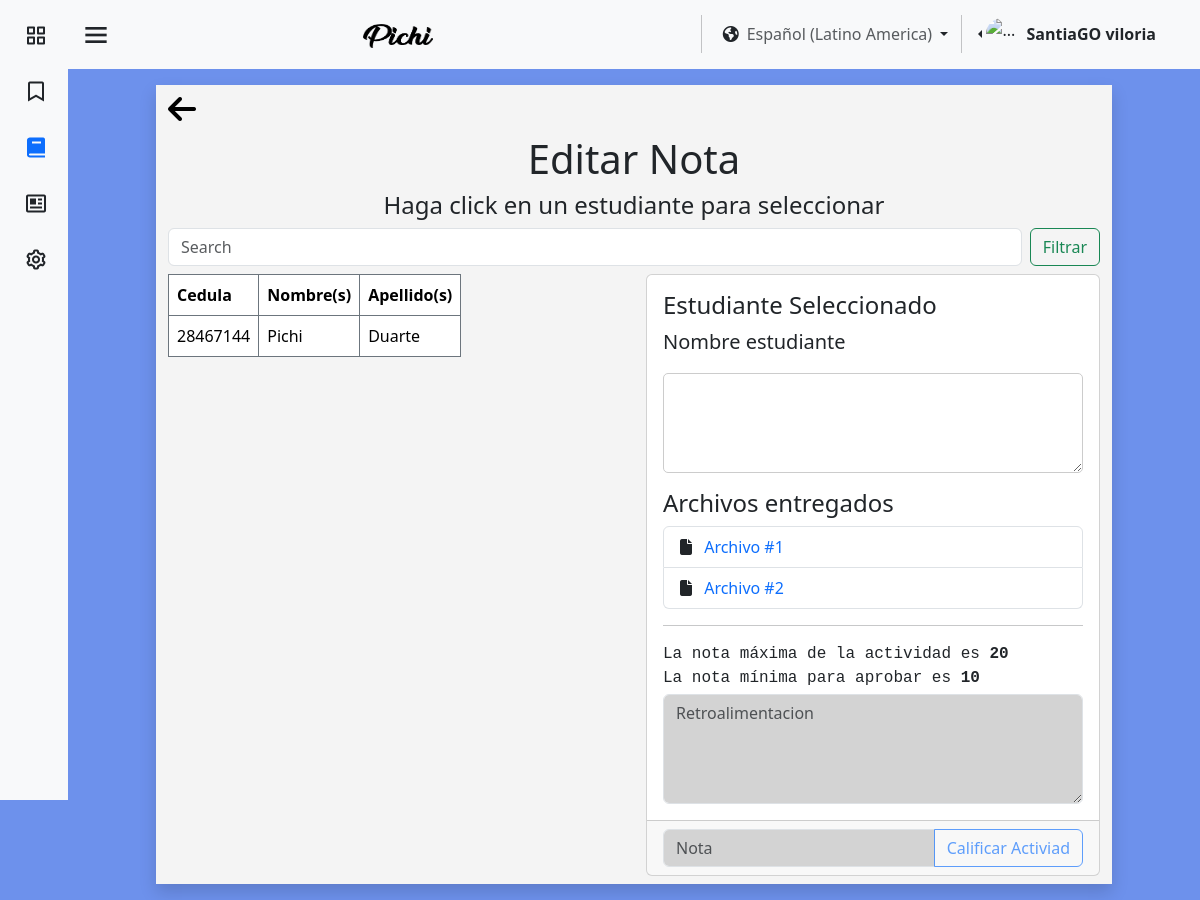
The page /pages/es/editarNota.php?id_act=6&id_cur=Cur_URBE_01 (signed in) on the database its author committed.
### tables this page shows
CREATE TABLE `usuario` (
  `id_user` int(11) NOT NULL,
  `identificacion_user` varchar(11) NOT NULL,
  `nombre_user` varchar(25) NOT NULL,
  `apellido_user` varchar(25) NOT NULL,
  `correo_user` varchar(45) NOT NULL,
  `contrasena_user` varchar(16) NOT NULL,
  `direccion_user` varchar(80) NOT NULL,
  `numero_user` varchar(15) NOT NULL,
  `fecha_nacimiento_user` datetime NOT NULL,
  `Active_online` tinyint(1) NOT NULL,
  `sexo_user` varchar(15) NOT NULL,
  `Empresa_id_empresa` int(11) DEFAULT NULL,
  `rol` tinyint(1) NOT NULL,
  `img_perfil` varchar(255) NOT NULL
);

CREATE TABLE `notas` (
  `idNotas` int(11) NOT NULL,
  `NotaAlumno` float NOT NULL,
  `retroalimentacion` text DEFAULT NULL,
  `Usuario_id_user` int(11) NOT NULL,
  `Cursos_id_cur` varchar(100) NOT NULL,
  `Actividad_id_act` int(11) NOT NULL,
  `Entregas_id_entregas` int(11) NOT NULL
);

CREATE TABLE `actividades` (
  `idActividades` int(11) NOT NULL,
  `Titulo` varchar(45) NOT NULL,
  `ContenidoAcitividad` text NOT NULL,
  `archivosPrincipal` varchar(255) NOT NULL,
  `fechaInicio` timestamp(6) NOT NULL DEFAULT current_timestamp(6) ON UPDATE current_timestamp(6),
  `fechaCulminacion` timestamp(6) NULL DEFAULT NULL,
  `fechaNotificacion` timestamp(6) NULL DEFAULT NULL,
  `pesoArchivo` float NOT NULL,
  `notaMaxima` float NOT NULL,
  `notaMinima` float NOT NULL,
  `visible` tinyint(1) NOT NULL,
  `activarPorcentaje` tinyint(1) NOT NULL,
  `Porcentaje` int(3) DEFAULT NULL,
  `archivosAdicional` varchar(255) DEFAULT NULL,
  `idCurso_id_cur` varchar(100) NOT NULL
);

### pages/es/editarNota.php (the view, shortened to what this page needs)
<?php
require "../../assests/php/LoginBD.php";
if (isset($_SESSION['id_user'])) {
    $usuarios1 = $_SESSION['id_user'];
    $conexion1 = mysqli_query($mysqli, "SELECT Empresa_id_empresa, rol, nombre_user, apellido_user FROM usuario WHERE id_user = '$usuarios1'");
    if (mysqli_num_rows($conexion1) > 0) {
        $datos = mysqli_fetch_assoc($conexion1);
        $rol = $datos['rol'];
        $nombreUsuario = $datos['nombre_user'];
        $apellidoUsuario = $datos['apellido_user'];
    }
}
if (isset($_GET['id_cur']) && isset($_GET['id_act'])) {
    $id_curso_seleccionado = $_GET['id_cur'];
    $id_act_seleccionado = $_GET['id_act'];
    $consultaActividad = mysqli_query($mysqli, "SELECT notaMaxima, notaMinima FROM actividades WHERE idActividades = '$id_act_seleccionado'");
    if (mysqli_num_rows($consultaActividad) > 0) {
        $datosActividad = mysqli_fetch_assoc($consultaActividad);
    }
    $consultaNotas = mysqli_query($mysqli, "SELECT n.idNotas, n.notaAlumno, n.retroalimentacion,
                                                u.identificacion_user, u.nombre_user, u.apellido_user,
                                                e.texto_entrega, e.archivo, e.archivoAdicional
                                            FROM notas n
                                            LEFT JOIN usuario u ON u.id_user = n.Usuario_id_user
                                            LEFT JOIN entregas e ON e.id_entregas = n.Entregas_id_entregas
                                            WHERE n.Actividad_id_act  = '$id_act_seleccionado'");
    if (mysqli_num_rows($consultaNotas) > 0) {
        while ($datosNotas = mysqli_fetch_assoc($consultaNotas)) {
            $Notas[] = $datosNotas;
        }
    }
}
?>
<!DOCTYPE html>
<html lang="en">
<head>
    <link href="https://cdn.jsdelivr.net/npm/bootstrap@5.3.3/dist/css/bootstrap.min.css" rel="stylesheet"
 />
    <link href="https://unpkg.com/boxicons@2.1.4/css/boxicons.min.css" rel="stylesheet" />
    <link rel="stylesheet" href="https://cdnjs.cloudflare.com/ajax/libs/font-awesome/6.5.1/css/all.min.css"
 />
    <link rel="stylesheet" href="../../assests/css/colorPallete.css" />
    <link rel="stylesheet" href="../../assests/css/viewUser.css" />
    <link rel="stylesheet" href="../../assests/css/sidebar.css" />
    <link rel="stylesheet" href="https://cdnjs.cloudflare.com/ajax/libs/font-awesome/6.1.2/css/all.min.css">
</head>
<body class="bg-pastel" id="body-pd">
    <header id="header">
        <nav class="navbar bg-body-tertiary">
            <div class="container-fluid">
                <div class="header_toggle">
                    <i class="bx bx-menu" id="header-toggle"></i>
                </div>
                <a class="navbar-brand" href="../../index.html">
                    <img src="../../assests/img/text-1710023184778.png" alt="Bootstrap" width="70" height="24" />
                </a>
                <div class="d-flex flex-wrap justify-content-end">
                    <div class="nav-item dropdown">
                        <button class="btn dropdown-toggle" data-bs-toggle="dropdown" aria-expanded="false" href="#">
                            <span class="fa-solid fa-earth-americas"></span><a class="ms-2 text-body-secondary"
                                href="#">Español (Latino America)</a>
                        </button>
                    </div>
                    <div class="btn-group dropstart me-4 pe-2">
                        <a href="#" class="d-flex align-items-center link-dark text-decoration-none dropdown-toggle"
                            id="dropdownUser2" data-bs-toggle="dropdown" aria-expanded="false">
                            <img src="https://github.com/PichiGod.png" alt="..." width="32" height="32"
                                class="rounded-circle me-2" />
                            <strong><?php echo $nombreUsuario . " " . $apellidoUsuario; ?></strong>
                        </a>
                    </div>
                </div>
            </div>
        </nav>
    </header>
    <div class="l-navbar bg-body-tertiary" id="nav-bar">
        <nav class="nav">
            <div class="nav_list">
                <a href="Inicio.php" class="nav_link link-dark">
                    <i class="bx bx-grid-alt nav_icon"></i>
                </a>
                <a href="tutorial.php" class="nav_link link-dark">
                    <i class='bx bx-bookmark nav_icon'></i>
                </a>
                <a href="cursos.php" class="nav_link active">
                    <i class="bx bxs-book nav_icon"></i>
                </a>
                <a href="verCalif.php" class="nav_link link-dark">
                    <i class="bx bx-news nav_icon"></i>
                </a>
                <?php if ($rol != 0) { ?>
                    <a href="MenuAdmin.php" class="nav_link link-dark">
                        <i class="bx bx-cog nav_icon"></i>
                    </a>
                <?php }
                ; ?>
            </div>
        </nav>
    </div>
    <section>
        <div class="container-fluid bg-blanco my-3 pb-2 shadow">
            <a
                href="verActividad.php?id_act=<?php echo $id_act_seleccionado; ?>&id_cur=<?php echo $id_curso_seleccionado; ?>"><i
                    class="fa-solid mt-2 fa-arrow-left" style="font-size:2rem;color:black;"></i></a>
            <h1 class="text-center pt-2">Editar Nota</h1>
            <h4 class="text-center fw-light">Haga click en un estudiante para seleccionar</h4>
            <form class="d-flex" role="search">
                <input class="form-control me-2" id="searchInput" type="search" placeholder="Search"
                    aria-label="Search">
                <button class="btn btn-outline-success" type="submit">Filtrar</button>
            </form>
            <div class="row mt-2 d-flex">
                <div class="col-md col-sm col-lg-6 mb-2">
                    <table style="height: 400px;" class="table overflow-auto table-bordered border-secondary ">
                        <thead>
                            <tr>
                                <th scope="col">Cedula</th>
                                <th scope="col">Nombre(s)</th>
                                <th scope="col">Apellido(s)</th>
                            </tr>
                        </thead>
                        <tbody id="tableBody">
                            <?php
                            if (mysqli_num_rows($consultaNotas) > 0) {
                                $n = 0;
                                foreach ($Notas as $nota):
                                    $n++;
                                    ?>
                                    <tr onclick="selectRow(this, <?php echo $n; ?>);">
                                        <td scope="row"><?php echo $nota['identificacion_user']; ?></td>
                                        <td><?php echo $nota['nombre_user']; ?></td>
                                        <td><?php echo $nota['apellido_user']; ?></td>
                            </tr>
                            <?php endforeach;
                            } ?>
                        </tbody>
                    </table>
                </div>
                <div class="col-lg-6 col-md col-sm ">
                    <div class="card">
                        <div class="card-body">
                            <h4 class="card-title">Estudiante Seleccionado</h4>
                            <p class="card-text fs-5" id="userName">Nombre estudiante</p>
                            <p class="paragraph-as-textarea" rows="3" name="" id="mensaje" disabled>
                            <h4 class="card-title">Archivos entregados</h4>
                            <ul id="ul" class="list-group">
                                <li id="li1" class="list-group-item">
                                    <i class="fa-solid fa-file"></i> <a class="ms-2" id="file" href="#">Archivo #1</a>
                                </li>
                                <li id="li2" class="list-group-item">
                                    <i class="fa-solid fa-file"></i> <a class="ms-2" id="aFile" href="#">Archivo #2</a>
                                </li>
                            </ul>
                            <form action="" autocomplete="off">
                                <hr>
                                <p class="card-text font-monospace m-0">La nota máxima de la actividad es
                                    <strong>
                                        <?php echo $datosActividad['notaMaxima']; ?>
                                    </strong> <br>
                                    La nota mínima para aprobar es
                                    <strong>
                                        <?php echo $datosActividad['notaMinima']; ?>
                                    </strong>
                                </p>
                                <textarea tabindex="-1" rows="4" class="form-control mt-1 disable" id="retro"
                                    placeholder="Retroalimentacion"></textarea>
                        </div>
                        <div class="card-footer">
                            <div class="input-group ">
                                <input id="calif" tabindex="-1" type="number" class="form-control disable"
                                    placeholder="Nota" aria-label="Nota"
                                    aria-describedby="basic-addon2">
                                <button id="btn-calif" tabindex="-1" type="button"
                                    onclick="submitData(document.getElementById('contador').value);"
                                    class="btn btn-outline-primary disabled">
                                    Calificar Activiad
                                </button>
                            </div>
                        </div>
                    </div>
                </div>
            </div>
        </div>
    </section>
</body>
</html>

### assests/css/colorPallete.css (style rules this page uses)
.bg-pastel { background-color: #527ce9d6; }
.bg-blanco { background-color: #F4F4F4; }

### assests/css/sidebar.css (style rules this page uses)
:root { --z-fixed: 100; --nav-width: 68px; --header-height: 3rem; }
body { transition: 0.5s; }
a { text-decoration: none; }
.header_toggle { justify-content: center; margin-top: 0.3rem; font-size: 2rem; cursor: pointer; }
.l-navbar { position: fixed; top: 0; left: -30%; width: var(--nav-width); height: 100vh; transition: 0.5s; z-index: var(--z-fixed); }
.nav { height: 100%; display: flex; flex-direction: column; justify-content: space-between; overflow: hidden; }
.nav_logo, .nav_link { display: grid; grid-template-columns: max-content max-content; align-items: center; column-gap: 1rem; padding: 0.5rem 0 0.5rem 1.5rem; }
.nav_link { position: relative; margin-bottom: 1rem; transition: 0.3s; }
.nav_icon { font-size: 1.5rem; }
section { margin-right: 2rem; margin-left: 2rem; }
.active::before { content: ""; position: absolute; left: 0; width: 2px; height: 32px; }
@media screen and (min-width: 768px) { body { margin: 0 0 0 0; padding-left: calc(var(--nav-width)); } }
@media screen and (min-width: 768px) { .l-navbar { left: 0; padding: 1rem 1rem 0 0; } }
@media (min-width: 576px) { section { margin-right: 5.5rem; margin-left: 5.5rem; } }

### pages/es/editarNota.php (style rules this page uses)
.table { width: 100%; display: block; white-space: nowrap; }
#tableBody>tr { display: table-row; }
#tableBody>tr>td { display: table-cell; white-space: nowrap; }
.disable { pointer-events: none; background-color: lightgrey; }
.paragraph-as-textarea { padding: 10px; border: 1px solid #ccc; border-radius: 5px; width: 100%; height: 100px; resize: vertical; overflow-y: auto; font-family: Arial, sans-serif; font-size: 14px; }

### rows shown on the page
usuario: nombre_user "SantiaGO", apellido_user "viloria"
notas: Usuario_id_user.identificacion_user "28467144", Usuario_id_user.nombre_user "Pichi", Usuario_id_user.apellido_user "Duarte"
actividades: notaMaxima "20", notaMinima "10"
